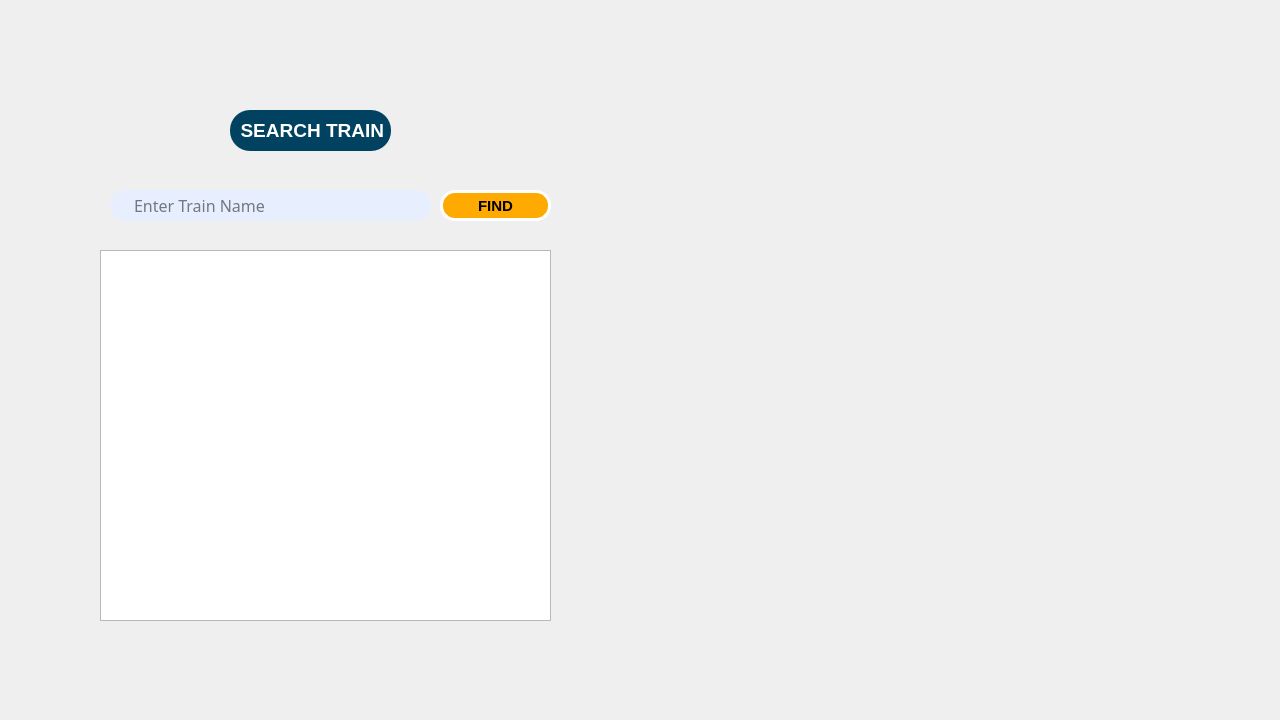
<?xml version="1.0" encoding="UTF-8"?>
<ui version="4.0">
 <class>findtrain</class>
 <widget class="QDialog" name="findtrain">
  <property name="geometry">
   <rect>
    <x>0</x>
    <y>0</y>
    <width>1280</width>
    <height>720</height>
   </rect>
  </property>
  <property name="maximumSize">
   <size>
    <width>1280</width>
    <height>720</height>
   </size>
  </property>
  <property name="windowTitle">
   <string>FindTrain</string>
  </property>
  <widget class="QLabel" name="label">
   <property name="geometry">
    <rect>
     <x>230</x>
     <y>110</y>
     <width>161</width>
     <height>41</height>
    </rect>
   </property>
   <property name="font">
    <font>
     <pointsize>14</pointsize>
     <bold>true</bold>
    </font>
   </property>
   <property name="styleSheet">
    <string notr="true">color: rgb(255, 255, 255);

background-color: rgb(1, 66, 96);
border-radius:20
</string>
   </property>
   <property name="text">
    <string>  SEARCH TRAIN</string>
   </property>
  </widget>
  <widget class="QTextEdit" name="txtnameoftraintosearch">
   <property name="geometry">
    <rect>
     <x>110</x>
     <y>190</y>
     <width>321</width>
     <height>31</height>
    </rect>
   </property>
   <property name="font">
    <font>
     <family>Bahnschrift Light SemiCondensed</family>
     <pointsize>12</pointsize>
    </font>
   </property>
   <property name="styleSheet">
    <string notr="true">background-color: rgb(231, 239, 255);
border-radius:15px;
padding-left:20px;
padding-right:20px;

</string>
   </property>
   <property name="placeholderText">
    <string>Enter Train Name</string>
   </property>
  </widget>
  <widget class="QPushButton" name="pushButton">
   <property name="geometry">
    <rect>
     <x>440</x>
     <y>190</y>
     <width>111</width>
     <height>31</height>
    </rect>
   </property>
   <property name="font">
    <font>
     <pointsize>11</pointsize>
     <bold>true</bold>
    </font>
   </property>
   <property name="styleSheet">
    <string notr="true">QPushButton
{
	color: rgb(0, 0, 0);
	
	
	
	
	background-color: rgb(255, 170, 0);
	border-radius:15px;
	
	border: 3px solid white;

}
QPushButton:hover {
    
	
	background-color: rgb(255, 85, 0);
}</string>
   </property>
   <property name="text">
    <string>FIND</string>
   </property>
  </widget>
  <widget class="QTableView" name="tableView">
   <property name="geometry">
    <rect>
     <x>100</x>
     <y>250</y>
     <width>451</width>
     <height>371</height>
    </rect>
   </property>
  </widget>
  <widget class="QLabel" name="label_2">
   <property name="geometry">
    <rect>
     <x>0</x>
     <y>0</y>
     <width>1280</width>
     <height>720</height>
    </rect>
   </property>
   <property name="maximumSize">
    <size>
     <width>1280</width>
     <height>720</height>
    </size>
   </property>
   <property name="styleSheet">
    <string notr="true">image: url(:/PICS/pg3.jpg);</string>
   </property>
   <property name="text">
    <string/>
   </property>
  </widget>
  <zorder>label_2</zorder>
  <zorder>pushButton</zorder>
  <zorder>tableView</zorder>
  <zorder>txtnameoftraintosearch</zorder>
  <zorder>label</zorder>
 </widget>
 <resources/>
 <connections/>
</ui>
